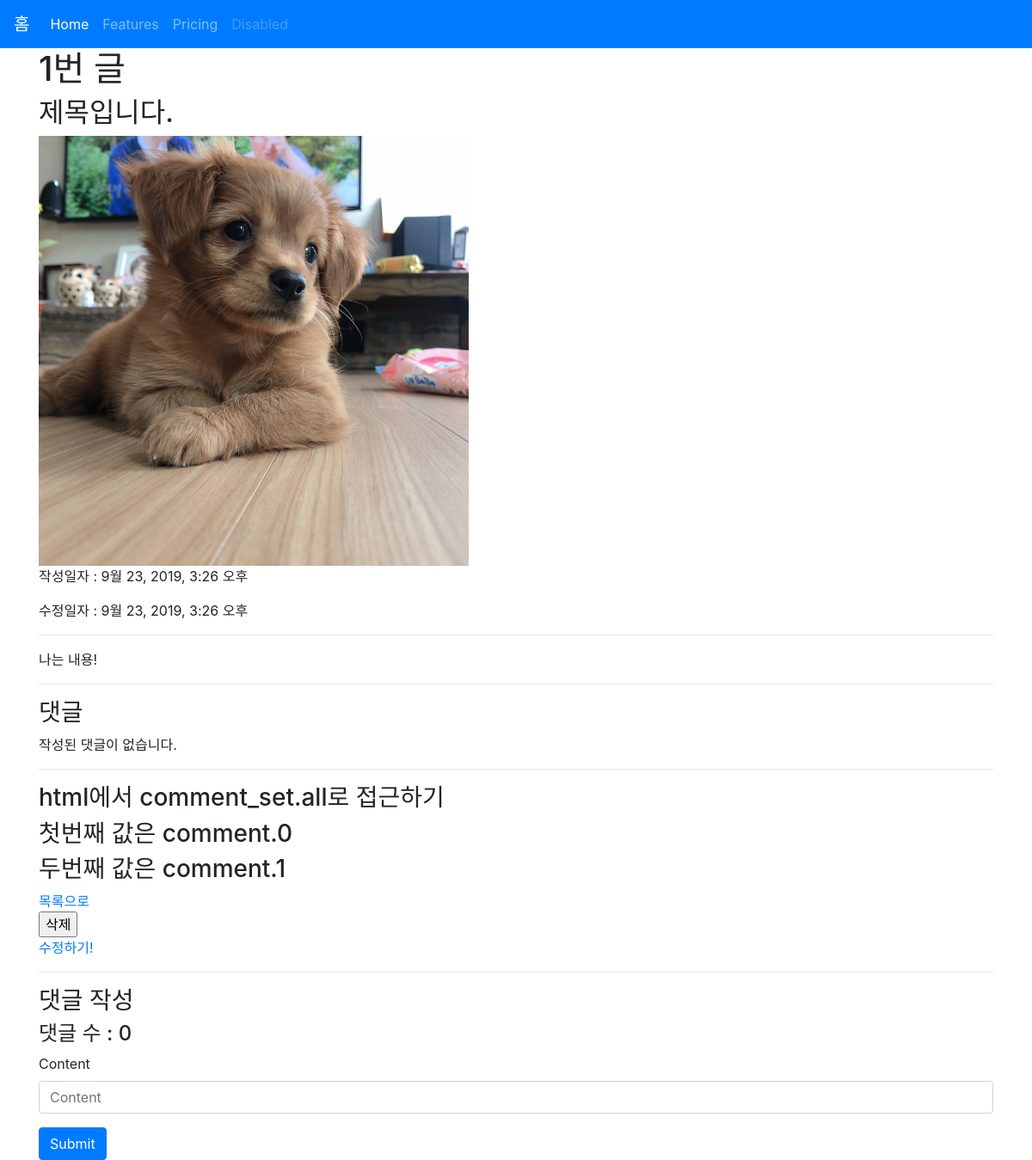
/articles/1/, run on the app's committed database.
### articles/models.py (models this page shows, shortened)
class Article(models.Model):
    title = models.CharField(max_length=10)
    content = models.TextField()
    image = models.ImageField(blank=True)
    image_thumbnail = ImageSpecField(
        processors=[ResizeToFill(300, 300)],
        format='JPEG',
        options={'quality': 80}
    )
    created_at = models.DateTimeField(auto_now_add=True)
    updated_at = models.DateTimeField(auto_now=True)

### articles/views.py (the view)
# urls.py: path('<int:article_pk>/', views.detail, name='detail'),
def detail(request, article_pk):
    article = get_object_or_404(Article, pk=article_pk) # 없으면 404 에러, 안해주면 500error가 뜬다.
    comments = article.comment_set.all()
    comment_form = CommentForm()
    context = {
        'article': article,
        'comments': comments,
        'comment_form': comment_form
    }
    return render(request, 'articles/detail.html', context)

### articles/forms.py
class CommentForm(forms.ModelForm):
    class Meta:
        model = Comment
        fields = ('content', ) # 지정 필드만 보여줌

### articles/templates/articles/detail.html (shortened to what this page needs)
{% extends 'articles/base.html' %}
{% load bootstrap4 %}
{% block body %}
<h1>{{ article.id }}번 글</h1>
<h2>{{ article.title }}</h2>
{% if article.image %}
  <img src="{{ article.image.url }}" alt="{{ article.image.name }}" width="500">
{% endif %}
<p>작성일자 : {{ article.created_at }}</p>
<p>수정일자 : {{ article.updated_at }}</p>
<hr>
<p>{{ article.content }}</p>
<hr>
<h3>댓글</h3>
{% for comment in comments %}
<p>{{ comment.content }}</p>
<form action="{% url 'articles:comment_delete' comment.pk %}" method="POST" onclick="return confirm('정말로 삭제하시겠습니까?')">
  {% csrf_token %}
  <input type="submit" value="댓글 삭제">
</form>
<hr>
{% empty %}
<p>작성된 댓글이 없습니다.</p>
{% endfor %}
<hr>
<h3>html에서 comment_set.all로 접근하기</h3>
<h3>첫번째 값은 comment.0</h3>
<h3>두번째 값은 comment.1</h3>
<a href="{% url 'articles:index' %}">목록으로</a>
<form action="{% url 'articles:delete' article.pk %}" method="POST" onclick="return confirm('정말로 삭제하시겠습니까?')">
  <input type="submit" value="삭제">
</form>
<a href="{% url 'articles:update' article.pk %}">수정하기!</a>
<hr>
<h3>댓글 작성</h3>
<h4>댓글 수 : {{ comments.count }}</h4>
<form action="{% url 'articles:comment_create' article.pk %}" method="POST" class="form">
  {% bootstrap_form comment_form %}
  {% buttons %}
  <button type="submit" class="btn btn-primary">Submit</button>
  {% endbuttons %}
</form>
{% endblock %}

### data on the page
Article: id "1", title "제목입니다.", image (picture), created_at "9월 23, 2019, 3:26 오후", updated_at "9월 23, 2019, 3:26 오후", content "나는 내용!"

### other printed values
{{ comments.count }} "0"
